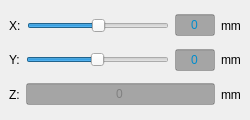
<?xml version="1.0" encoding="UTF-8"?>
<ui version="4.0">
 <class>MoveModelWidget</class>
 <widget class="QWidget" name="MoveModelWidget">
  <property name="geometry">
   <rect>
    <x>0</x>
    <y>0</y>
    <width>250</width>
    <height>120</height>
   </rect>
  </property>
  <property name="sizePolicy">
   <sizepolicy hsizetype="Preferred" vsizetype="Preferred">
    <horstretch>0</horstretch>
    <verstretch>0</verstretch>
   </sizepolicy>
  </property>
  <property name="minimumSize">
   <size>
    <width>0</width>
    <height>0</height>
   </size>
  </property>
  <property name="maximumSize">
   <size>
    <width>16777215</width>
    <height>16777215</height>
   </size>
  </property>
  <property name="mouseTracking">
   <bool>false</bool>
  </property>
  <property name="windowTitle">
   <string>MoveModelWidget</string>
  </property>
  <property name="styleSheet">
   <string notr="true">QLineEdit
{
	color: #008ccc;
	background-color: rgba(50,50,50,100);
}
QLineEdit:disabled
{
	color: grey;
	background-color: rgba(100,100,100,100);
}</string>
  </property>
  <layout class="QVBoxLayout" name="verticalLayout">
   <property name="leftMargin">
    <number>9</number>
   </property>
   <property name="rightMargin">
    <number>9</number>
   </property>
   <item>
    <layout class="QHBoxLayout" name="horizontalLayout">
     <item>
      <widget class="QLabel" name="labMove_x">
       <property name="mouseTracking">
        <bool>false</bool>
       </property>
       <property name="text">
        <string>X:</string>
       </property>
      </widget>
     </item>
     <item>
      <widget class="QSlider" name="hsdMove_x">
       <property name="mouseTracking">
        <bool>false</bool>
       </property>
       <property name="minimum">
        <number>-40</number>
       </property>
       <property name="maximum">
        <number>40</number>
       </property>
       <property name="orientation">
        <enum>Qt::Horizontal</enum>
       </property>
      </widget>
     </item>
     <item>
      <widget class="QLineEdit" name="letMove_x">
       <property name="sizePolicy">
        <sizepolicy hsizetype="Fixed" vsizetype="Fixed">
         <horstretch>0</horstretch>
         <verstretch>0</verstretch>
        </sizepolicy>
       </property>
       <property name="minimumSize">
        <size>
         <width>40</width>
         <height>0</height>
        </size>
       </property>
       <property name="maximumSize">
        <size>
         <width>40</width>
         <height>16777215</height>
        </size>
       </property>
       <property name="mouseTracking">
        <bool>false</bool>
       </property>
       <property name="text">
        <string>0</string>
       </property>
       <property name="alignment">
        <set>Qt::AlignCenter</set>
       </property>
       <property name="readOnly">
        <bool>false</bool>
       </property>
      </widget>
     </item>
     <item>
      <widget class="QLabel" name="labMove_xmm">
       <property name="mouseTracking">
        <bool>false</bool>
       </property>
       <property name="styleSheet">
        <string notr="true"/>
       </property>
       <property name="text">
        <string>mm</string>
       </property>
      </widget>
     </item>
    </layout>
   </item>
   <item>
    <layout class="QHBoxLayout" name="horizontalLayout_2">
     <item>
      <widget class="QLabel" name="labMove_y">
       <property name="mouseTracking">
        <bool>false</bool>
       </property>
       <property name="text">
        <string>Y:</string>
       </property>
      </widget>
     </item>
     <item>
      <widget class="QSlider" name="hsdMove_y">
       <property name="mouseTracking">
        <bool>false</bool>
       </property>
       <property name="minimum">
        <number>-40</number>
       </property>
       <property name="maximum">
        <number>40</number>
       </property>
       <property name="orientation">
        <enum>Qt::Horizontal</enum>
       </property>
      </widget>
     </item>
     <item>
      <widget class="QLineEdit" name="letMove_y">
       <property name="sizePolicy">
        <sizepolicy hsizetype="Fixed" vsizetype="Fixed">
         <horstretch>0</horstretch>
         <verstretch>0</verstretch>
        </sizepolicy>
       </property>
       <property name="minimumSize">
        <size>
         <width>40</width>
         <height>0</height>
        </size>
       </property>
       <property name="maximumSize">
        <size>
         <width>40</width>
         <height>16777215</height>
        </size>
       </property>
       <property name="mouseTracking">
        <bool>false</bool>
       </property>
       <property name="styleSheet">
        <string notr="true"/>
       </property>
       <property name="text">
        <string>0</string>
       </property>
       <property name="alignment">
        <set>Qt::AlignCenter</set>
       </property>
       <property name="readOnly">
        <bool>false</bool>
       </property>
      </widget>
     </item>
     <item>
      <widget class="QLabel" name="labMove_ymm">
       <property name="mouseTracking">
        <bool>false</bool>
       </property>
       <property name="styleSheet">
        <string notr="true"/>
       </property>
       <property name="text">
        <string>mm</string>
       </property>
      </widget>
     </item>
    </layout>
   </item>
   <item>
    <layout class="QHBoxLayout" name="horizontalLayout_3">
     <item>
      <widget class="QLabel" name="labMove_z">
       <property name="mouseTracking">
        <bool>false</bool>
       </property>
       <property name="text">
        <string>Z:</string>
       </property>
      </widget>
     </item>
     <item>
      <widget class="QLineEdit" name="letMove_z">
       <property name="sizePolicy">
        <sizepolicy hsizetype="Expanding" vsizetype="Fixed">
         <horstretch>0</horstretch>
         <verstretch>0</verstretch>
        </sizepolicy>
       </property>
       <property name="maximumSize">
        <size>
         <width>16777215</width>
         <height>16777215</height>
        </size>
       </property>
       <property name="mouseTracking">
        <bool>false</bool>
       </property>
       <property name="styleSheet">
        <string notr="true">color: grey;</string>
       </property>
       <property name="text">
        <string>0</string>
       </property>
       <property name="alignment">
        <set>Qt::AlignCenter</set>
       </property>
       <property name="readOnly">
        <bool>true</bool>
       </property>
      </widget>
     </item>
     <item>
      <widget class="QLabel" name="labMove_zmm">
       <property name="mouseTracking">
        <bool>false</bool>
       </property>
       <property name="text">
        <string>mm</string>
       </property>
      </widget>
     </item>
    </layout>
   </item>
  </layout>
 </widget>
 <layoutdefault spacing="6" margin="11"/>
 <resources/>
 <connections/>
</ui>
